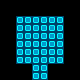

Below is a game level as drawn by its tile map, then a one-line description and the .tmx that defines it (tile-layer data replaced by summaries):
An orthogonal 5x5 tile map with 16x16 px tiles, 1 tile layer (ground).

<map version="1.0" orientation="orthogonal" width="5" height="5" tilewidth="16" tileheight="16">
 <tileset firstgid="1" source="gauntletly1.tsx" />
 <layer name="ground" width="5" height="5">
  <data>[25 cells, 10 non-empty, 1 distinct tile ids]</data>
 </layer>
</map>
